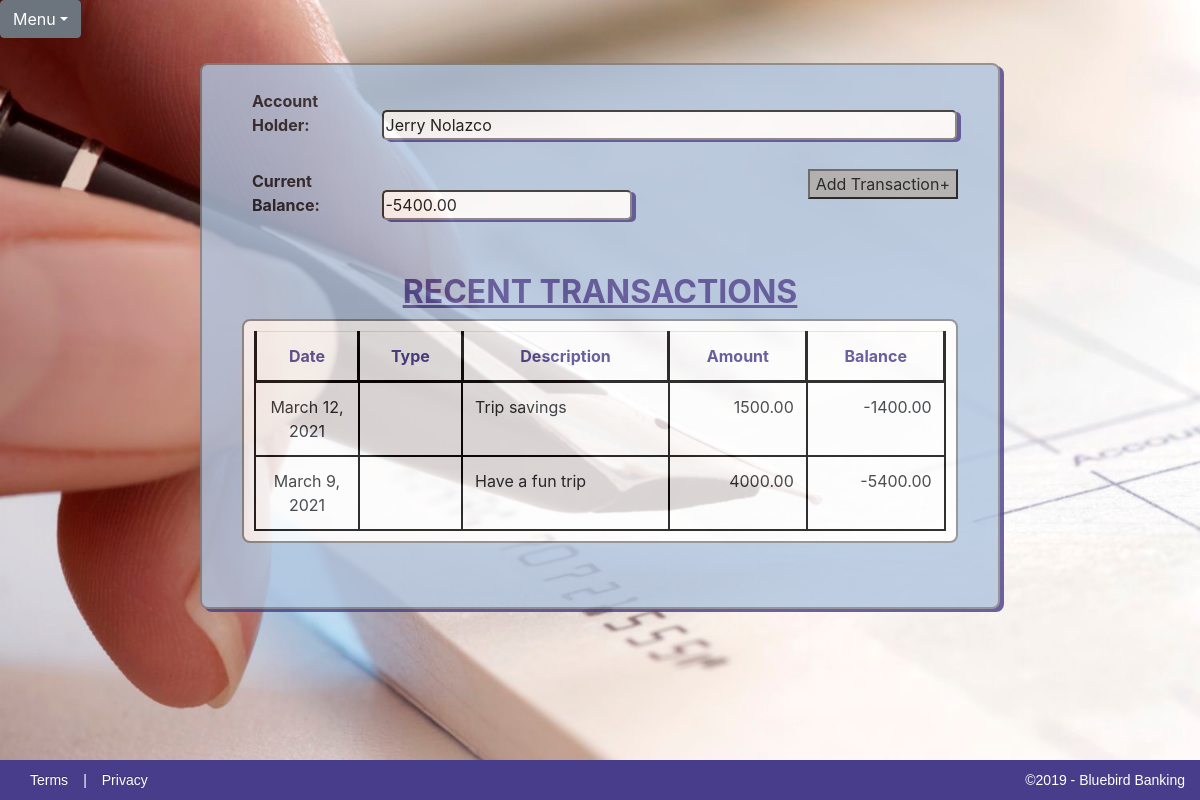
The page /1/balance/ on the database as committed earlier.
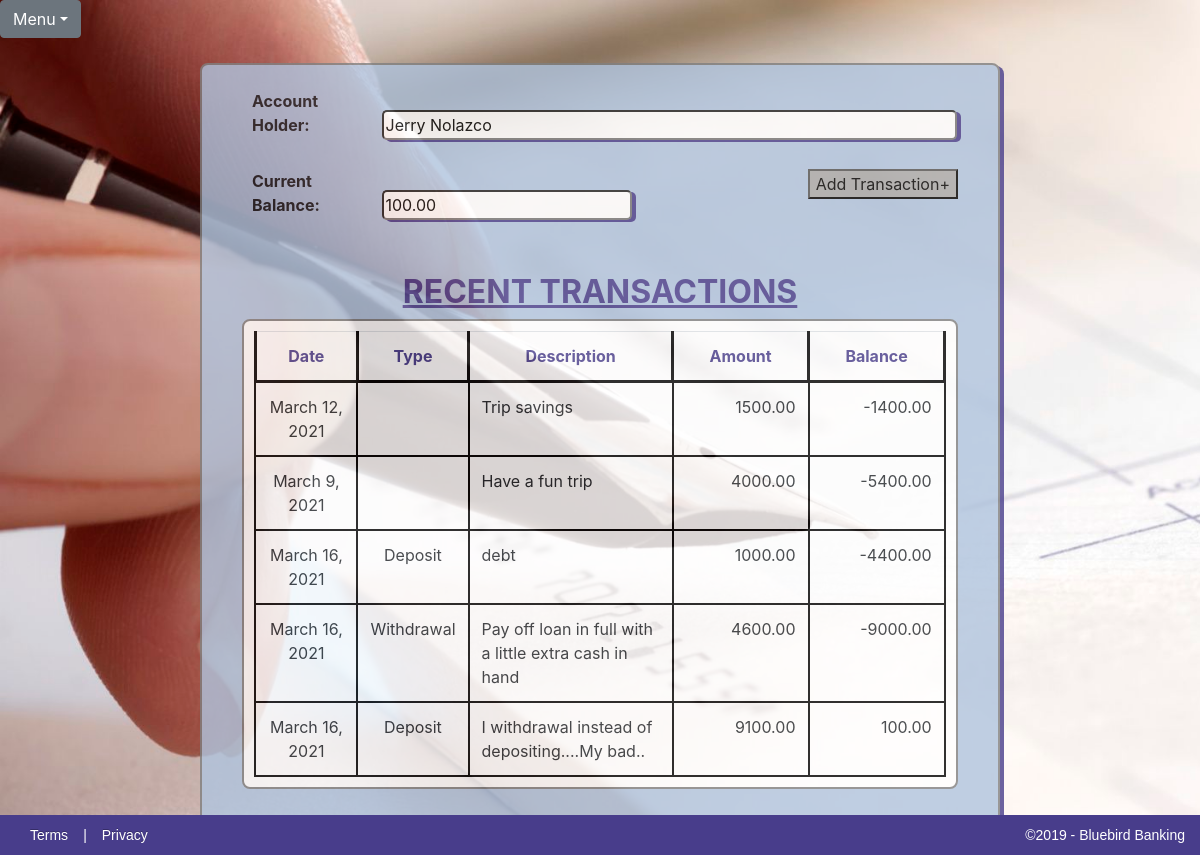
The same page on the database as committed later.
### Transactions/models.py (models this page shows)
class Account(models.Model):
    first_name = models.CharField(max_length=50, null=False, blank=True)
    last_name = models.CharField(max_length=50, null=False, blank=True)
    initial_deposit = models.DecimalField(max_digits=10000, decimal_places=2, blank=True, null=False)
    Accounts = models.Manager()
    def __str__(self):
        return self.first_name + ' ' + self.last_name

class Transaction(models.Model):
    date = models.DateField()
    type = models.CharField(max_length=60, choices=Types, default='')
    amount = models.DecimalField(max_digits=1000, decimal_places=2, blank=True, null=False)
    description = models.TextField(max_length=200, default='')
    account = models.ForeignKey(Account, on_delete=models.CASCADE)
    Transactions = models.Manager()

### Transactions/views.py (the view)
# urls.py: path('<int:pk>/balance/', views.balance, name='balance'),
def balance(request, pk):
    account = get_object_or_404(Account, pk = pk)
    transactions = Transaction.Transactions.filter(account=pk)
    current_total = account.initial_deposit
    table_contents = { }
    for t in transactions:
        if t.type == "Deposit":
            current_total += t.amount
            table_contents.update({t: current_total})
        else:
            current_total -= t.amount
            table_contents.update({t: current_total})
    content = {'account': account, 'table_contents' : table_contents, 'balance' : current_total}
    return render(request, 'checkbook/BalanceSheet.html', content)

### Transactions/templates/checkbook/BalanceSheet.html (shortened to what this page needs)
{% extends 'checkbook_base.html' %}
{% block content %}
			<div id="all-transactions-form">
				<form>
					<br>
					<label>Account Holder:</label>
					<input id="accountholder" type="text" name="accountHolder" value="{{ account }}" readonly>
					<br><br>
					<label>Current Balance:</label>
					<input id="balance" type="text" name="currentBalance" value="{{ balance}}" readonly>
					<button type="button"><a href="{% url 'transaction' %}">Add Transaction+</a></button>
				</form>
				<br><br>
			</div>
			<h2>RECENT TRANSACTIONS</h2>
			<table class="table table-responsive" id ="transactions-table">
				<tr id="headerRow">
					<th>Date</th>
					<th>Type</th>
					<th>Description</th>
					<th>Amount</th>
					<th>Balance</th>
				</tr>
				{% for key, total in table_contents.items %}
				<tr>
					<td class="center">{{ key.date }}</td>
					<td class="center">{{ key.type}}</td>
					<td class="left">{{ key.description}}</td>
					<td class="right">{{key.amount}}</td>
					<td class="right">{{total}}</td>
				</tr>
				{% endfor %}
			</table>
{% endblock %}

### Transactions/templates/checkbook_base.html (shortened to what this page needs)
{% load static %}
<!DOCTYPE html>
<html lang="en">
	<head>
		<link rel="stylesheet" href="{% static '/CSS/CheckbookApp.css' %}">
		<link rel="stylesheet" href="https://stackpath.bootstrapcdn.com/bootstrap/4.3.1/css/bootstrap.min.css">
		<link rel="stylesheet" href="https://maxcdn.bootstrapcdn.com/font-awesome/4.7.0/css/font-awesome.min.css">
	</head>
	<header>
		<div class="JavaScriptDropdown">
			<div class="btn-group">
				<button type="button" class="btn btn-secondary dropdown-toggle" data-toggle="dropdown">Menu</button>
			</div>
		</div>
	</header>
	<body id="body">
		<div class="checkbook-container">
			{% block content %}{% endblock %}
			<br><br>
		</div>
		<section id="block-footer">
			<p id="footer-right"><a href="#">Terms</a>|<a href="#">Privacy</a></p>
			<p id="footer-left">&copy;2019 - Bluebird Banking</p>
		</section>
	</body>
</html>

### Transactions/static/CSS/CheckbookApp.css (style rules this page uses)
html, body { height: cover; width: cover; }
body { font-family: Lucida Sans Unicode; text-align: center; background-image: url('../../static/images/CheckCalligraphyPen.jpg'); -webkit-background-size: cover; -moz-background-size: cover; -o-background-size: cover; background-size: cover; overflow: scroll; background-repeat: no-repeat; }
label { width: 125px; margin-left: 50px; font-weight: bold; opacity: initial; }
input, select { width: 500px; border-radius: 5px; box-shadow: 4px 2px darkslateblue; }
th { border: 3px solid black; }
tr td { height: 25px; border: 2px solid black; word-wrap: normal; vertical-align: top; width: auto; }
#headerRow { color: darkslateblue; text-align: center; }
.center { text-align: center; width: 15%; }
.left { padding-left: 10px; width: 30%; word-wrap: normal; }
.right { padding-right: 5px; width: 20%; text-align: right; }
.JavaScriptDropdown { position: relative; margin-top: 0; }
.checkbook-container { opacity: 0.8; position: relative; width: 800px; height: auto; border-radius: 8px; border: 2px solid gray; box-shadow: 4px 3px darkslateblue; margin-left: auto; margin-right: auto; margin-top: 25px; background-color: lightsteelblue; }
.checkbook-container h2 { color: darkslateblue; font-size: 32px; font-weight: bold; text-align: center; text-decoration: underline; }
#all-transactions-form { position: relative; }
#all-transactions-form button { background-color: darkgray; position: relative; right: 40px; float: right; }
#accountholder { width: 575px; }
#balance { width: 250px; }
#transactions-table { background-color:white; width: 90%; height: auto; margin-right: auto; margin-left: auto; padding: 10px; border: 2px solid gray; border-collapse: collapse; border-radius: 8px; table-layout: auto; float: center; position: relative; }
.checkbook-container button, .new-account-button { background-color: darkgray; display: block; margin-left: auto; margin-right: auto; }
button a, button a:hover { text-decoration: none; text-align: center; color:black; }
#block-footer { clear: both; display: flex; width: 100%; -moz-box-sizing: border-box; margin: 0 auto; background-color: darkslateblue; position: fixed; bottom: 0; height: 40px; }
#block-footer a, #block-footer p { flex: 1; color: white; padding: 15px 15px; font-size: 14px; line-height: 10px; font-family:'PT Sans', Arial, Helvetica, sans-serif; }
#footer-left { width: 40%; text-align: right; }
#block-footer { float:left; clear:both; width:100%; }
#block-footer a { color: white; text-shadow: 0 -1px 0 rgba(0, 0, 0, 0.25); text-decoration: none; outline: medium none; }

Rows that differ between the two databases and show on the page:
added Transaction: date "March 16, 2021", type "Deposit", description "debt", amount "1000.00", total "-4400.00"
added Transaction: date "March 16, 2021", type "Withdrawal", description "Pay off loan in full with a little extra cash in hand", amount "4600.00", total "-9000.00"
added Transaction: date "March 16, 2021", type "Deposit", description "I withdrawal instead of depositing....My bad..", amount "9100.00", total "100.00"
Other text that changed with them:
form field currentBalance: "-5400.00" → "100.00"
